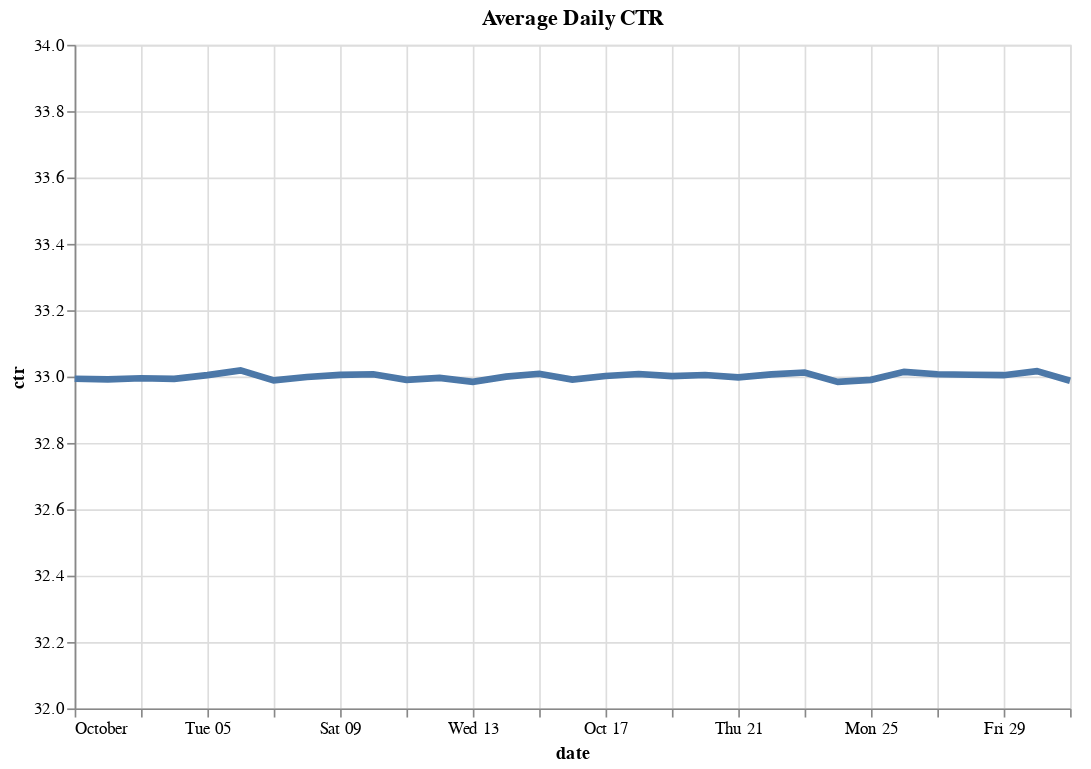

The code cell stored with this chart in its notebook:
### Code cell
alt.Chart(ctr.reset_index()).mark_line(size=4).encode(
    alt.X('dt:T', axis=alt.Axis(title = 'date')),
    alt.Y('ctr:Q', axis=alt.Axis(title = 'ctr'), scale=alt.Scale(domain=[32, 34])),
    tooltip=['ctr'], 
).properties(
    width=600,
    height=400, 
    title='Average Daily CTR'
)

### Figure 1 — Vega-Lite specification as saved in the notebook (floating-point values rounded to 4 significant figures)
{"config": {"view": {"continuousWidth": 300, "continuousHeight": 300}}, "data": {"name": "data-51dd1defcb5318f7b186d9860ba24846"}, "mark": {"type": "line", "size": 4}, "encoding": {"tooltip": [{"field": "ctr", "type": "quantitative"}], "x": {"axis": {"title": "date"}, "field": "dt", "type": "temporal"}, "y": {"axis": {"title": "ctr"}, "field": "ctr", "scale": {"domain": [32, 34]}, "type": "quantitative"}}, "height": 400, "title": "Average Daily CTR", "width": 600, "$schema": "https://vega.github.io/schema/vega-lite/v5.16.3.json", "datasets": {"data-51dd1defcb5318f7b186d9860ba24846": [{"dt": "2021-10-01", "ctr": 32.99}, {"dt": "2021-10-02", "ctr": 32.99}, {"dt": "2021-10-03", "ctr": 33.0}, {"dt": "2021-10-04", "ctr": 32.99}, {"dt": "2021-10-05", "ctr": 33.0}, {"dt": "2021-10-06", "ctr": 33.02}, {"dt": "2021-10-07", "ctr": 32.99}, {"dt": "2021-10-08", "ctr": 33.0}, {"dt": "2021-10-09", "ctr": 33.01}, {"dt": "2021-10-10", "ctr": 33.01}, {"dt": "2021-10-11", "ctr": 32.99}, {"dt": "2021-10-12", "ctr": 33.0}, {"dt": "2021-10-13", "ctr": 32.98}, {"dt": "2021-10-14", "ctr": 33.0}, {"dt": "2021-10-15", "ctr": 33.01}, {"dt": "2021-10-16", "ctr": 32.99}, {"dt": "2021-10-17", "ctr": 33.0}, {"dt": "2021-10-18", "ctr": 33.01}, {"dt": "2021-10-19", "ctr": 33.0}, {"dt": "2021-10-20", "ctr": 33.0}, {"dt": "2021-10-21", "ctr": 33.0}, {"dt": "2021-10-22", "ctr": 33.01}, {"dt": "2021-10-23", "ctr": 33.01}, {"dt": "2021-10-24", "ctr": 32.98}, {"dt": "2021-10-25", "ctr": 32.99}, {"dt": "2021-10-26", "ctr": 33.01}, {"dt": "2021-10-27", "ctr": 33.01}, {"dt": "2021-10-28", "ctr": 33.01}, {"dt": "2021-10-29", "ctr": 33.0}, {"dt": "2021-10-30", "ctr": 33.02}, {"dt": "2021-10-31", "ctr": 32.99}]}}
